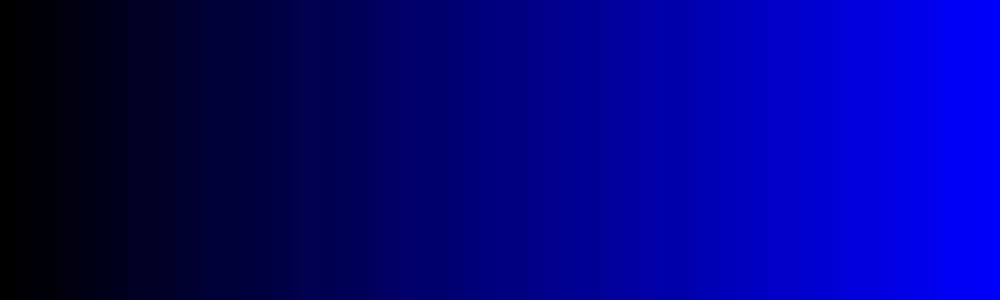
Frame 1 (no input)
Frame 60 (the mouse pressed at the canvas centre just before this capture): identical to frame 1, image omitted
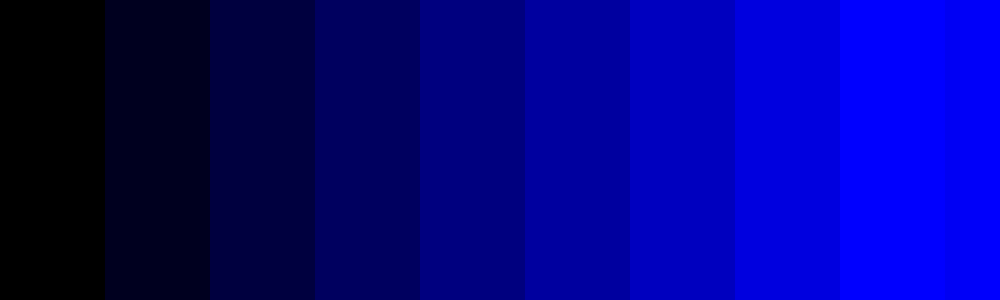
Frame 120 (the mouse held since frame 60 and released just before this capture)

The Processing sketch that drew these frames (run headless with seeded random() and noise(); from frame 60 on, the mouse is pressed at the canvas centre):

// Processing sketch: PV012RettangoloniVerticaliMouse
// ── PV012RettangoloniVerticaliMouse.pde
// Riempi il canvas con rettangoloni verticali
//
// La dimensione e' data dalla posizione x del mouse

void setup()
{
  size(1000, 300);
  noStroke();
}

void draw()
{
  int base = (int)map(mouseX, 0, width, 10, 200);
  fillWithVerticalRectsGradient(base);
}

void fillWithVerticalRectsGradient(final int base)
{
  int x = 0;
  final int nRett = width/base;
  int blu = 0;
  
  for (int i = 0; i < nRett; i++) //<>//
  {
    blu = (int)map(i, 0, nRett-1, 0, 255);
    fill(0, 0, blu);
    rect(x, 0, base, height);
    x += base;
  } //<>//
}
